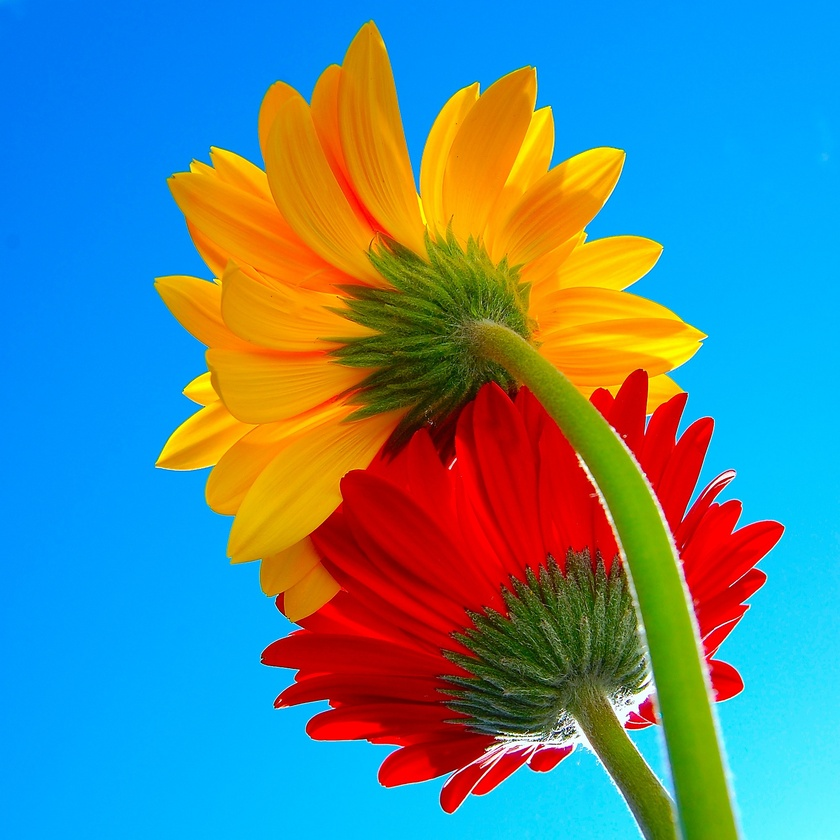
#> input picture ImageProcess/flowers.jpg, 840 x 840 px, shrunk from 1600 x 1600 before the run, found by its file name
$ python flower_segmentation.py
#> lines starting #> are read from the running program, lines starting #| are printed output that depends on the picture; after the words box and inside, x2 and y2 are one past the last pixel; in counts of white or black regions, pixels touching at a corner belong together
from PIL import Image
import numpy as np
import matplotlib.pyplot as plt

ruta_imagen = "./ImageProcess/flowers.jpg"
imagen_original = Image.open(ruta_imagen).convert("RGB")
#> imagen_original is the input picture: PIL image 840x840 RGB; mean R, G, B 86.3, 134.6, 144.2
img_array = np.array(imagen_original)
red_channel = img_array[:, :, 0]
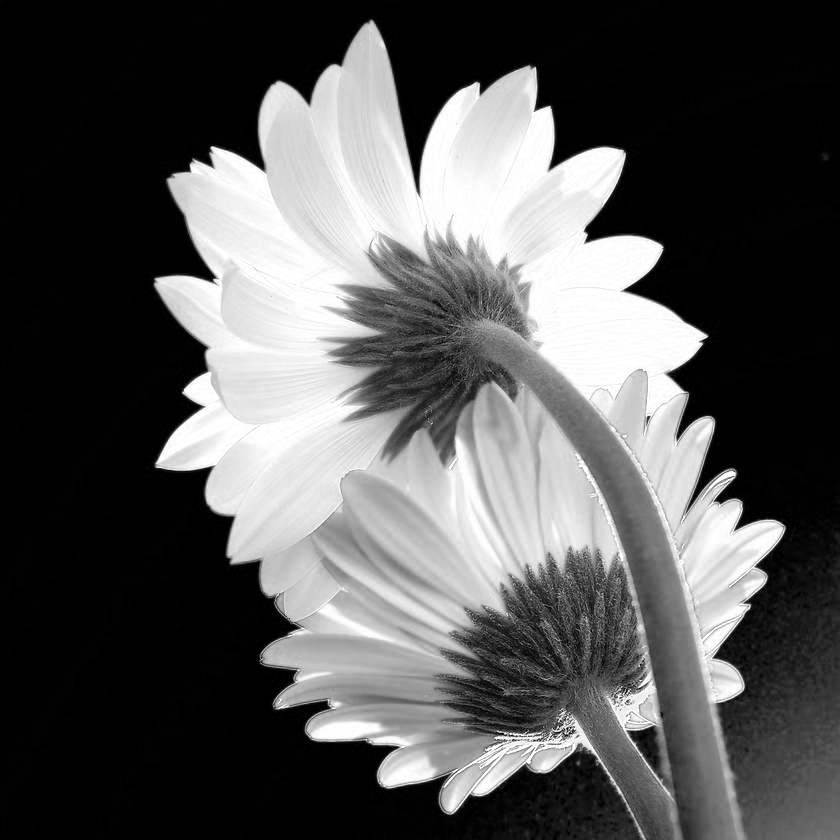
#> red_channel: shape (840, 840); min 0, max 255, mean 86.3
green_channel = img_array[:, :, 1]
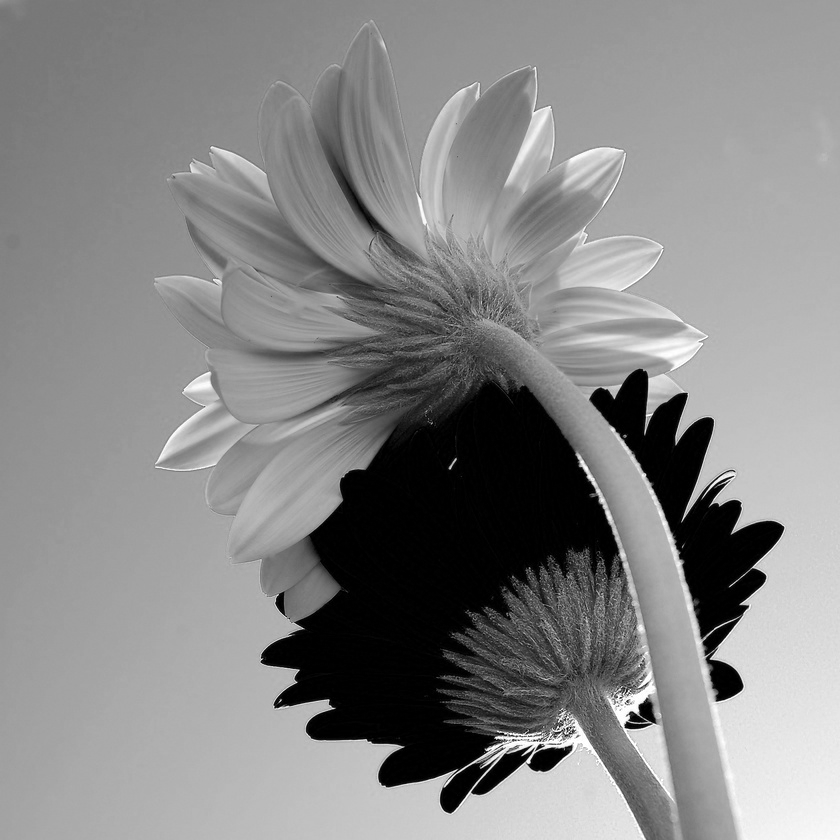
#> green_channel: shape (840, 840); min 0, max 255, mean 134.6
blue_channel = img_array[:, :, 2]
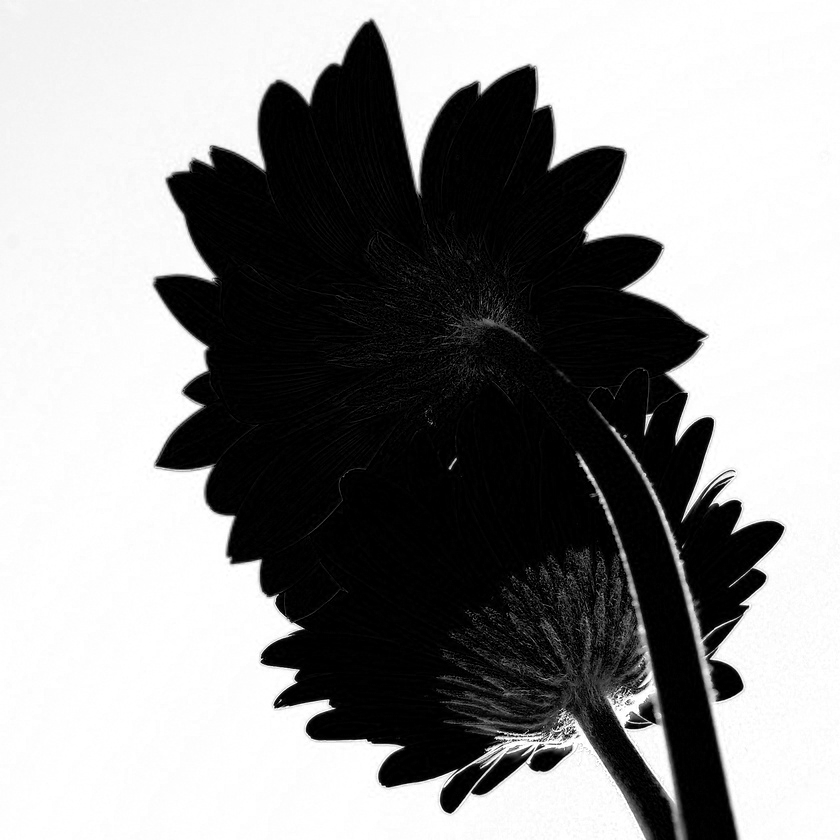
#> blue_channel: shape (840, 840); min 0, max 255, mean 144.2
print("\nUMBRALES")
print("Criterios para segmentar SOLO la flor roja:")
print("- Canal Rojo > 200 (rojo muy intenso)")
print("- Canal Verde < 80 (excluye completamente amarillo)")
print("- Canal Azul < 100 (excluye fondo azul)")
print("- Rojo > Verde * 2.0 (dominancia fuerte del rojo)")
mascara_roja = np.zeros(red_channel.shape, dtype=np.uint8)
for i in range(img_array.shape[0]):
    for j in range(img_array.shape[1]):
        r = red_channel[i, j]
        g = green_channel[i, j]
        b = blue_channel[i, j]
        if r > 150 and g < 5 and b < 150 and r > g * 2.0:
            mascara_roja[i, j] = 255
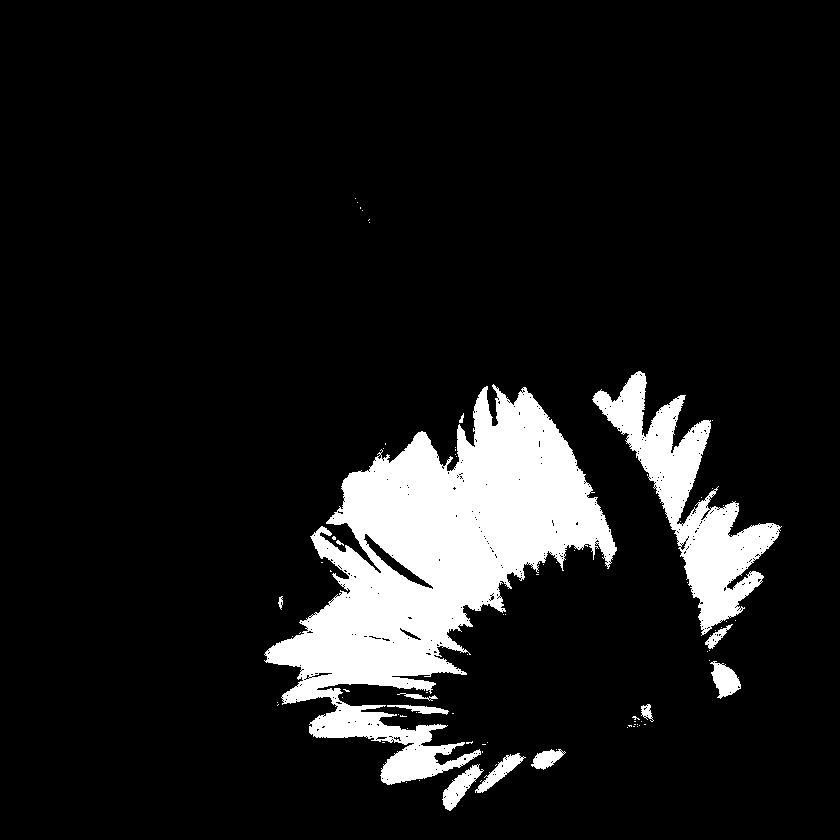
#> mascara_roja: shape (840, 840); 10.6% white; 83 white regions (70 under 20 px), largest, box (x1, y1, x2, y2) and area: (264, 384, 617, 785) 56895, (592, 371, 782, 636) 14264, (442, 764, 484, 811) 768
imagen_segmentada_color = Image.new("RGB", imagen_original.size, (0, 0, 0))
#> imagen_segmentada_color: PIL image 840x840 RGB; every value is 0
for i in range(img_array.shape[1]):
    for j in range(img_array.shape[0]):
        if mascara_roja[j, i] == 255:
            imagen_segmentada_color.putpixel((i, j), tuple(img_array[j, i]))
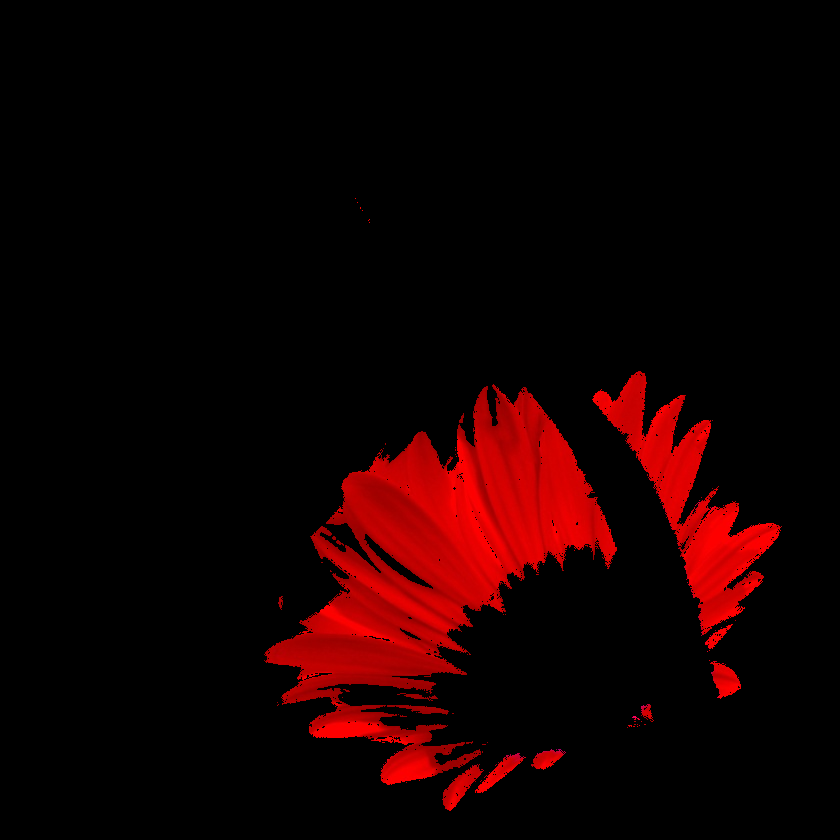
#> imagen_segmentada_color: PIL image 840x840 RGB; mean R, G, B 21.5, 0.1, 0.1

pixeles_flor_roja = np.sum(mascara_roja == 255)
#> pixeles_flor_roja = 74594
area_total = mascara_roja.shape[0] * mascara_roja.shape[1]
#> area_total = 705600
porcentaje_flor = (pixeles_flor_roja / area_total) * 100
#> porcentaje_flor = 10.57

print(f"\nRedultado")
print(f"flor roja segmentada: {pixeles_flor_roja}")
#| flor roja segmentada: 74594
print(f"imagen: {porcentaje_flor:.2f}%")
#| imagen: 10.57%

plt.figure(figsize=(12, 5))
plt.subplot(1, 2, 1)
plt.imshow(imagen_original)
plt.title("Imagen Original")
plt.axis("off")
plt.subplot(1, 2, 2)
plt.imshow(imagen_segmentada_color)
plt.title("Flor Roja Segmentada")
plt.axis("off")
plt.tight_layout()
plt.show()
